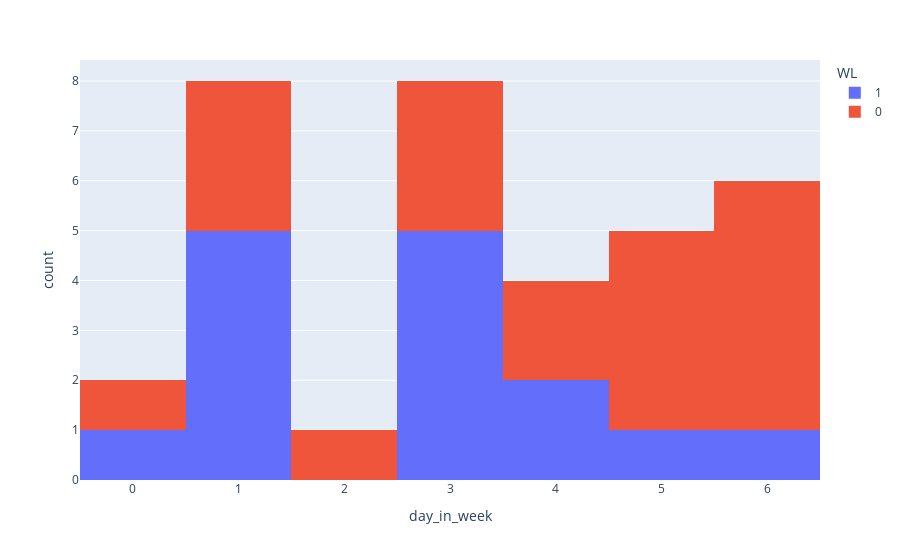

This figure's notebook cell:
### Code cell
def make_histogram_by_week_days(log):

    log = log.sort_values('day_in_week')
    fig = px.histogram(log, "day_in_week", color='WL')
    fig.show()

make_histogram_by_week_days(df_by_day)

### Figure 1 — Plotly figure (JSON) as saved in the notebook; plotly's stock layout.template omitted (floating-point values rounded to 4 significant figures)
{"data": [{"alignmentgroup": "True", "bingroup": "x", "hovertemplate": "WL=1<br>day_in_week=%{x}<br>count=%{y}<extra></extra>", "legendgroup": "1", "marker": {"color": "#636efa", "pattern": {"shape": ""}}, "name": "1", "offsetgroup": "1", "orientation": "v", "showlegend": true, "type": "histogram", "x": [0, 1, 1, 1, 1, 1, 3, 3, 3, 3, 3, 4, 4, 5, 6], "xaxis": "x", "yaxis": "y"}, {"alignmentgroup": "True", "bingroup": "x", "hovertemplate": "WL=0<br>day_in_week=%{x}<br>count=%{y}<extra></extra>", "legendgroup": "0", "marker": {"color": "#EF553B", "pattern": {"shape": ""}}, "name": "0", "offsetgroup": "0", "orientation": "v", "showlegend": true, "type": "histogram", "x": [0, 1, 1, 1, 2, 3, 3, 3, 4, 4, 5, 5, 5, 5, 6, 6, 6, 6, 6], "xaxis": "x", "yaxis": "y"}], "layout": {"barmode": "relative", "legend": {"title": {"text": "WL"}, "tracegroupgap": 0}, "margin": {"t": 60}, "xaxis": {"anchor": "y", "domain": [0, 1], "title": {"text": "day_in_week"}}, "yaxis": {"anchor": "x", "domain": [0, 1], "title": {"text": "count"}}}}
